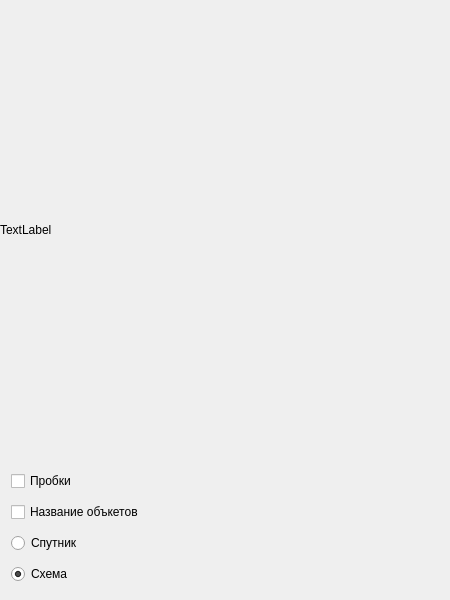
<?xml version="1.0" encoding="UTF-8"?>
<ui version="4.0">
 <class>MainWindow</class>
 <widget class="QWidget" name="MainWindow">
  <property name="geometry">
   <rect>
    <x>0</x>
    <y>0</y>
    <width>450</width>
    <height>600</height>
   </rect>
  </property>
  <property name="minimumSize">
   <size>
    <width>450</width>
    <height>600</height>
   </size>
  </property>
  <property name="maximumSize">
   <size>
    <width>450</width>
    <height>600</height>
   </size>
  </property>
  <property name="windowTitle">
   <string>OurPerfectMap</string>
  </property>
  <layout class="QGridLayout" name="gridLayout">
   <property name="leftMargin">
    <number>0</number>
   </property>
   <property name="topMargin">
    <number>0</number>
   </property>
   <property name="rightMargin">
    <number>0</number>
   </property>
   <property name="bottomMargin">
    <number>0</number>
   </property>
   <property name="spacing">
    <number>0</number>
   </property>
   <item row="0" column="0">
    <widget class="QLabel" name="map_container">
     <property name="minimumSize">
      <size>
       <width>450</width>
       <height>450</height>
      </size>
     </property>
     <property name="maximumSize">
      <size>
       <width>450</width>
       <height>450</height>
      </size>
     </property>
     <property name="text">
      <string>TextLabel</string>
     </property>
    </widget>
   </item>
   <item row="1" column="0">
    <layout class="QVBoxLayout" name="verticalLayout">
     <property name="spacing">
      <number>11</number>
     </property>
     <property name="leftMargin">
      <number>11</number>
     </property>
     <property name="topMargin">
      <number>11</number>
     </property>
     <property name="rightMargin">
      <number>11</number>
     </property>
     <property name="bottomMargin">
      <number>11</number>
     </property>
     <item>
      <widget class="QCheckBox" name="cb_trf">
       <property name="accessibleName">
        <string>trf</string>
       </property>
       <property name="text">
        <string>Пробки</string>
       </property>
      </widget>
     </item>
     <item>
      <widget class="QCheckBox" name="cb_skl">
       <property name="accessibleName">
        <string>skl</string>
       </property>
       <property name="text">
        <string>Название объкетов</string>
       </property>
      </widget>
     </item>
     <item>
      <widget class="QRadioButton" name="rb_sat">
       <property name="accessibleName">
        <string>sat</string>
       </property>
       <property name="text">
        <string>Спутник</string>
       </property>
      </widget>
     </item>
     <item>
      <widget class="QRadioButton" name="rb_map">
       <property name="accessibleName">
        <string>map</string>
       </property>
       <property name="text">
        <string>Схема</string>
       </property>
       <property name="checked">
        <bool>true</bool>
       </property>
      </widget>
     </item>
    </layout>
   </item>
  </layout>
 </widget>
 <resources/>
 <connections/>
</ui>
